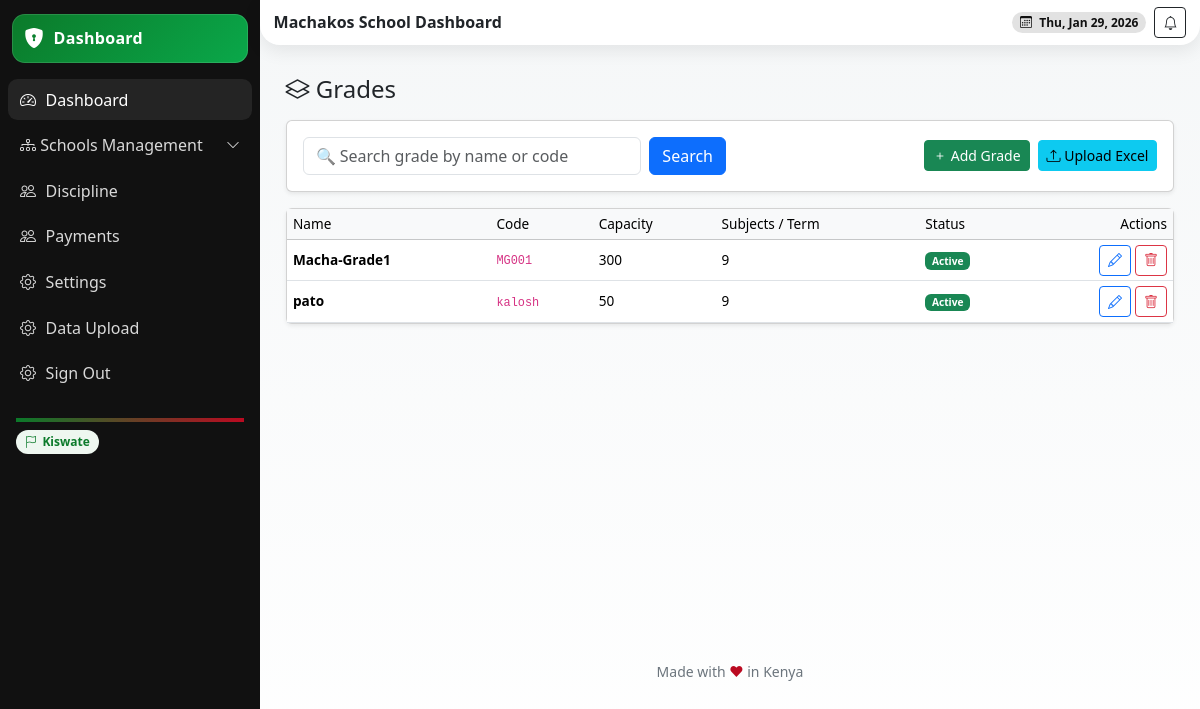
Screenshot of /grades/ (signed in) with the database file from the repository.
### school/models.py (models this page shows, shortened)
class School(models.Model):
    name = models.CharField(max_length=255)
    school_admin = models.OneToOneField(User, on_delete=models.CASCADE, related_name='school_admin_profile')
    code = models.CharField(max_length=50, unique=True)
    address = models.TextField(blank=True)
    contact_email = models.EmailField()
    contact_phone = models.CharField(max_length=15)
    county = models.ForeignKey(County, on_delete=models.SET_NULL, null=True, blank=True)
    city = models.ForeignKey(City, on_delete=models.SET_NULL, null=True, blank=True)
    constituency = models.ForeignKey(Constituency, on_delete=models.SET_NULL, null=True, blank=True)
    sub_county = models.ForeignKey(SubCounty, on_delete=models.SET_NULL, null=True, blank=True)
    ward = models.ForeignKey(Ward, on_delete=models.SET_NULL, null=True, blank=True)
    created_at = models.DateTimeField(auto_now_add=True)
    is_active = models.BooleanField(default=True)

class Grade(models.Model):
    name = models.CharField(max_length=50)
    school = models.ForeignKey(School, on_delete=models.CASCADE, related_name='grades')
    lessons_per_term = models.PositiveIntegerField(default=9)
    description = models.TextField(blank=True)
    code = models.CharField(max_length=50, db_index=True)
    capacity = models.PositiveIntegerField(default=30)
    created_at = models.DateTimeField(auto_now_add=True)
    is_active = models.BooleanField(default=True)
    class Meta:
        unique_together = ['school', 'code']

### school/views.py (the view)
# urls.py: path('grades/', views.school_grades, name='school-grades'),
@login_required
def school_grades(request):
    try:
        school = request.user.school_admin_profile
    except AttributeError:
        messages.error(request, "You do not have permission to access this page.")
        return redirect('school:dashboard')
    form = GradeForm(school=school)
    stream_form = StreamForm()
    upload_form = GradeUploadForm()
    query = request.GET.get('q', '').strip()
    grades_qs = Grade.objects.filter(
        school=school,
        is_active=True
    ).order_by('name')  # ✅ sorted
    if query:
        grades_qs = grades_qs.filter(
            Q(name__icontains=query) |
            Q(code__icontains=query)
        )
    paginator = Paginator(grades_qs, 10)  # 10 grades per page
    page_number = request.GET.get('page')
    grades = paginator.get_page(page_number)
    streams = Streams.objects.filter(
        school=school,
        is_active=True
    ).order_by('name')
    context = {
        'grades': grades,
        'form': form,
        'stream_form': stream_form,
        'upload_form': upload_form,
        'school': school,
        'streams': streams,
        'query': query,
    }
    return render(request, "school/grade.html", context)

### school/forms.py
class GradeForm(BaseForm):
    class Meta:
        model = Grade
        fields = ['name', 'description', 'code', 'capacity']
        widgets = {
            'description': forms.Textarea(attrs={'rows': 3}),
            'code': forms.TextInput(attrs={'placeholder': 'e.g., GRD-001'}),
        }

### kiswate_digital_app/forms.py
class StreamForm(forms.ModelForm):
    class Meta:
        model = Streams
        fields = ['name','capacity']

### templates/school/grade.html (shortened to what this page needs)
{% extends 'school/base.html' %}
{% load static %}
{% block content %}
<div class="container-fluid py-3">
  <div class="d-flex justify-content-between align-items-center mb-3">
    <h4 class="mb-0">
      <i class="bi bi-layers"></i> Grades
    </h4>
  </div>
  <div class="card shadow-sm mb-3">
    <div class="card-body">
      <div class="row g-2 align-items-center">
        <div class="col-12 col-md-6">
          <form method="get" class="d-flex gap-2">
            <input type="text"
                   name="q"
                   class="form-control"
                   placeholder="🔍 Search grade by name or code"
                   value="{{ query }}">
            <button class="btn btn-primary" type="submit">
              Search
            </button>
          </form>
        </div>
        <div class="col-12 col-md-6 text-md-end">
          <div class="d-flex gap-2 justify-content-md-end flex-wrap">
            <button class="btn btn-success btn-sm"
                    data-bs-toggle="modal"
                    data-bs-target="#gradeModal">
              <i class="bi bi-plus"></i> Add Grade
            </button>
            <button class="btn btn-info btn-sm"
                    data-bs-toggle="modal"
                    data-bs-target="#uploadGradeModal">
              <i class="bi bi-upload"></i> Upload Excel
            </button>
          </div>
        </div>
      </div>
    </div>
  </div>
  <div class="card shadow-sm">
    <div class="card-body p-0">
      <div class="table-responsive">
        <table class="table table-hover align-middle mb-0 mobile-stack">
          <thead class="table-light">
            <tr>
              <th>Name</th>
              <th>Code</th>
              <th>Capacity</th>
              <th>Subjects / Term</th>
              <th>Status</th>
              <th class="text-end">Actions</th>
            </tr>
          </thead>
          <tbody>
            {% for grade in grades %}
            <tr>
              <td data-label="Name"><strong>{{ grade.name }}</strong></td>
              <td data-label="Code"><code>{{ grade.code }}</code></td>
              <td data-label="Capacity">{{ grade.capacity }}</td>
              <td data-label="Lessons">{{ grade.lessons_per_term }}</td>
              <td data-label="Status">
                {% if grade.is_active %}
                  <span class="badge bg-success">Active</span>
                {% else %}
                  <span class="badge bg-secondary">Inactive</span>
                {% endif %}
              </td>
              <td data-label="Actions">
                <div class="d-flex gap-1 justify-content-end">
                  <button class="btn btn-sm btn-outline-primary"
                          data-bs-toggle="modal"
                          data-bs-target="#gradeModal"
                          data-id="{{ grade.id }}"
                          data-name="{{ grade.name|escapejs }}"
                          data-code="{{ grade.code|escapejs }}"
                          data-capacity="{{ grade.capacity }}"
                          data-lessons="{{ grade.lessons_per_term }}"
                          data-active="{{ grade.is_active }}">
                    <i class="bi bi-pencil"></i>
                  </button>
                  <button class="btn btn-sm btn-outline-danger"
                          data-bs-toggle="modal"
                          data-bs-target="#deleteModal"
                          data-id="{{ grade.id }}"
                          data-name="{{ grade.name|escapejs }}">
                    <i class="bi bi-trash"></i>
                  </button>
                </div>
              </td>
            </tr>
            {% empty %}
            <tr>
              <td colspan="6" class="text-center text-muted py-4">
                No grades found.
              </td>
            </tr>
            {% endfor %}
          </tbody>
        </table>
      </div>
    </div>
  </div>
</div>
{% endblock %}

### templates/school/base.html (shortened to what this page needs)
{% load static %}
{% load tz %}
{% load widget_tweaks %}
{% load dict_extras %}
{% load dict_filters %}
{% load dict_filter %}
<!DOCTYPE html>
<html lang="en">
<head>
  <link href="https://cdn.jsdelivr.net/npm/bootstrap@5.3.3/dist/css/bootstrap.min.css" rel="stylesheet" />
  <link href="https://cdn.jsdelivr.net/npm/bootstrap-icons@1.11.3/font/bootstrap-icons.css" rel="stylesheet" />
  <link href="https://cdn.jsdelivr.net/npm/aos@2.3.4/dist/aos.css" rel="stylesheet" />
</head>
<body>
  <div class="app">
    <aside class="sidebar" id="sidebar">
      <div class="brand" data-aos="fade-right">
        <i class="bi bi-shield-lock-fill"></i>
         <span>{% if request.user.is_superuser %}Admin Dashboard{% elif request.user.is_teacher %} Teacher Dashboard
          {% elif request.user.is_parent %} Parent Dashboard{% elif request.user.is_student %} Student Dashboard{% elif request.user.is_school_staff %} Staff Dashboard {% else %} Dashboard {% endif %}</span></a>
      </div>
      <nav class="d-flex flex-column gap-1">
      <a class="side-link active" href="{% url 'school:dashboard' %}">
        <i class="bi bi-speedometer2"></i> Dashboard
      </a>
      <a class="side-link d-flex justify-content-between align-items-center"
        data-bs-toggle="collapse" href="#agencyMenu" role="button" aria-expanded="false" aria-controls="agencyMenu">
        <span><i class="bi bi-diagram-3"></i> Schools Management</span>
        <i class="bi bi-chevron-down small"></i>
      </a>
      <a class="side-link" href="{% url 'school:school-discipline' %}"><i class="bi bi-people"></i> Discipline</a>
      <a class="side-link" href=""><i class="bi bi-people"></i> Payments</a>
      <a class="side-link" href="{% url 'school:school-settings' %}"><i class="bi bi-gear"></i> Settings</a>
      <a class="side-link" href="{% url 'school:upload_excel_page' %}"><i class="bi bi-gear"></i> Data Upload</a>
      <a class="side-link" href="{% url 'userauths:sign-out' %}">
        <i class="bi bi-gear"></i> Sign Out
      </a>
    </nav>
      <div class="mt-3 p-2 small text-secondary">
        <div class="k-accent mb-2"></div>
        <div><span class="k-pill"><i class="bi bi-flag"></i> Kiswate</span></div>
      </div>
    </aside>
    <main class="main">
      <header class="header d-flex align-items-center justify-content-between">
        <div class="d-flex align-items-center gap-2">
          <h6 class="m-0 fw-bold">{{school.name}} Dashboard</h6>
        </div>
        <div class="d-flex align-items-center gap-2">
          <span class="badge badge-dark rounded-pill px-2 py-1"><i class="bi bi-calendar3 me-1"></i> <span id="today"></span></span>
          <button class="btn btn-sm btn-outline-dark"><i class="bi bi-bell"></i></button>
        </div>
      </header>
      <section class="content container-fluid" style="min-height: 600px;">
        {% block content %} {% endblock %}
      </section>
      <div class="text-center small text-secondary my-3">Made with <span style="color:var(--kenya-red)">❤</span> in Kenya</div>
    </main>
  </div>
</body>
</html>

### templates/school/base.html (style rules this page uses)
:root { --kenya-green: #0b7a2a; --kenya-red: #bb0a21; --kenya-black: #111111; --kenya-white: #ffffff; --kenya-grey: #f5f7f8; --radius-xl: 1.25rem; --shadow-soft: 0 6px 18px rgba(0,0,0,.08); --space-compact: .5rem; }
html, body { height: 100%; }
body { background: linear-gradient(180deg, var(--kenya-grey), #fff); }
.app { display: grid; grid-template-columns: 260px 1fr; min-height: 100vh; }
.sidebar { background: var(--kenya-black); color: var(--kenya-white); position: sticky; top: 0; height: 100vh; padding: var(--space-compact); }
.brand { display: flex; align-items: center; gap: .6rem; padding: .6rem .75rem; border-radius: .8rem; background: linear-gradient(135deg, var(--kenya-green), #0aa84a); box-shadow: inset 0 0 0 1px rgba(255,255,255,.12); margin: .35rem .25rem 1rem; }
.brand i { font-size: 1.25rem; color: var(--kenya-white); }
.brand span { font-weight: 700; letter-spacing: .3px; }
.side-link { color: #d9d9d9; text-decoration: none; display: flex; align-items: center; gap: .6rem; padding: .55rem .75rem; border-radius: .6rem; }
.side-link:hover, .side-link.active { background: rgba(255,255,255,.08); color: #fff; }
.header { background: #fff; box-shadow: var(--shadow-soft); border-radius: 0 0 var(--radius-xl) var(--radius-xl); padding: .45rem .85rem; position: sticky; top: 0; z-index: 10; }
.content { padding: .85rem; }
.k-pill { display: inline-flex; align-items: center; gap: .35rem; border-radius: 999px; padding: .2rem .55rem; font-size: .75rem; background: #eef7f0; color: var(--kenya-green); font-weight: 600; }
.k-accent { height: 4px; background: linear-gradient(90deg, var(--kenya-green), var(--kenya-red)); }
.badge-dark { background: rgba(17,17,17,.12); color: var(--kenya-black); }
.table { font-size: 0.85rem; }
.table td, .table th { padding: 0.3rem 0.4rem; vertical-align: middle; }
.table thead th { font-weight: 500; background-color: #f8f9fa; }

### rows the page displays
School: name "Machakos School"
Grade: name "Macha-Grade1", code "MG001", capacity "300", lessons_per_term "9", is_active "Active"
Grade: name "pato", code "kalosh", capacity "50", lessons_per_term "9", is_active "Active"
